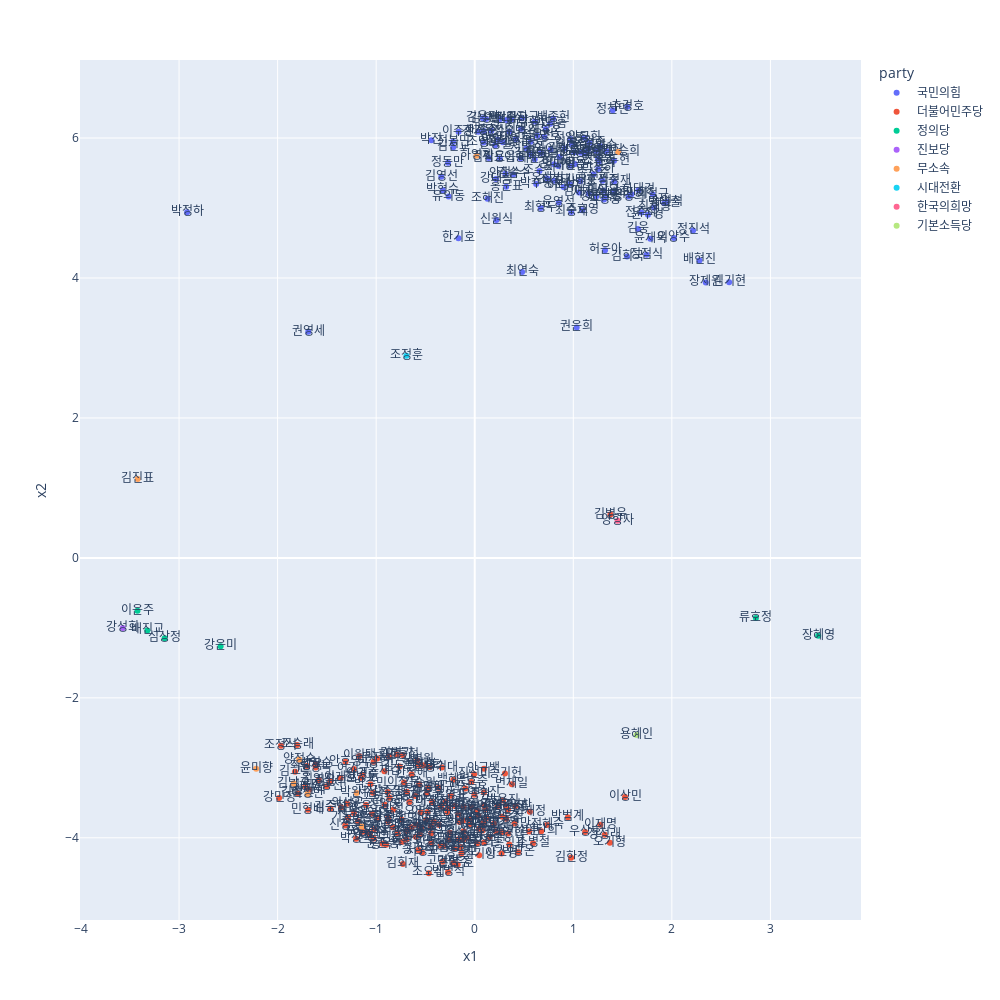

Notebook code cell kept with this figure:
### Code cell
fig = px.scatter(matrix_embedded, x="x1", y="x2", color="party", text = 'name',width=1000, height=1000)
fig.show()

### Figure 1 — Plotly figure (JSON) as saved in the notebook; plotly's stock layout.template omitted (floating-point values rounded to 4 significant figures; data arrays with more than 128 entries replaced by an {"elided": "..."} marker saying what was removed)
{"data": [{"hovertemplate": "party=국민의힘<br>x1=%{x}<br>x2=%{y}<br>name=%{text}<extra></extra>", "legendgroup": "국민의힘", "marker": {"color": "#636efa", "symbol": "circle"}, "mode": "markers+text", "name": "국민의힘", "orientation": "v", "showlegend": true, "text": ["정경희", "전주혜", "유경준", "유의동", "구자근", "엄태영", "태영호", "강대식", "강민국", "강기윤", "안철수", "안병길", "송언석", "송석준", "윤재옥", "윤두현", "윤창현", "윤주경", "윤영석", "윤한홍", "윤상현", "최재형", "최연숙", "최승재", "최춘식", "최형두", "최영희", "장동혁", "장제원", "서일준", "서정숙", "서병수", "서범수", "성일종", "조명희", "조해진", "주호영", "박형수", "박대출", "박대수", "박덕흠", "박성중", "박진", "박정하", "박정하", "박수영", "박성민", "류성걸", "권은희", "권성동", "권명호", "권영세", "지성호", "하태경", "홍문표", "홍석준", "전봉민", "신원식", "백종헌", "추경호", "배준영", "배현진", "허은아", "조수진", "조은희", "조경태", "정우택", "정동만", "정점식", "정희용", "정찬민", "정진석", "정운천", "김형동", "김태호", "김선교", "김학용", "김도읍", "김성원", "김승수", "김영선", "김정재", "김희국", "김희곤", "김용판", "김상훈", "김예지", "김석기", "김미애", "김영식", "김기현", "김웅", "한무경", "한기호", "노용호", "양금희", "유상범", "이인선", "이주환", "이철규", "이채익", "이용호", "이헌승", "이명수", "이만희", "이태규", "이달곤", "이종배", "이종성", "이용", "이양수", "임병헌", "임이자"], "type": "scatter", "x": [1.561, 1.691, 1.164, -0.2647, 0.4799, 0.8472, 0.4177, 0.2161, 1.232, 0.03627, 0.3107, 0.2079, 1.946, 1.206, 1.782, 1.413, 1.121, 1.757, 0.8532, 1.331, 0.9669, 1.82, 0.4807, 0.9796, 0.1685, 0.6698, 0.4713, 1.15, 2.344, 0.9714, 1.156, 0.5684, 0.5247, 0.9706, 0.09014, 0.1297, 1.093, -0.3232, 1.923, 0.3225, 0.7652, 1.312, -0.4397, -2.918, 1.253, 0.6232, 0.6108, 0.6726, 1.034, 1.251, 0.7066, -1.689, 0.7211, 1.661, 0.319, 1.297, -0.219, 0.2196, 0.7961, 1.549, 0.6083, 2.28, 1.322, 0.657, 1.263, 0.8073, 0.3519, -0.2715, 1.744, 0.2858, 1.401, 2.215, 0.6338, 0.5641, 1.07, -0.2179, 0.1424, 0.2541, 0.1152, 0.3905, -0.3392, 1.416, 1.545, 0.3731, 0.08298, 0.9141, 1.059, 1.231, 0.8051, 0.9868, 2.581, 1.656, 1.01, -0.1654, 1.077, 1.116, 0.735, 0.233, -0.1639, 1.807, 0.8608, 1.412, 0.26, 1.276, 1.59, 0.9016, 1.308, 0.4662, 0.09152, 1.017, 2.022, 1.336, 0.7691], "xaxis": "x", "y": [5.164, 4.935, 5.934, 5.164, 6.284, 5.602, 5.985, 5.414, 5.164, 6.09, 5.491, 5.899, 5.086, 5.481, 4.56, 5.675, 5.777, 4.905, 5.077, 5.167, 5.342, 5.008, 4.086, 4.943, 6.103, 5.0, 6.134, 5.835, 3.937, 5.604, 5.207, 5.946, 5.853, 5.986, 5.935, 5.134, 4.969, 5.253, 5.067, 6.259, 6.206, 5.12, 5.969, 4.938, 5.559, 5.343, 6.236, 5.784, 3.294, 5.699, 6.017, 3.231, 6.129, 5.254, 5.305, 5.388, 5.947, 4.829, 6.28, 6.447, 5.696, 4.252, 4.397, 5.528, 5.664, 5.39, 6.09, 5.646, 4.33, 5.94, 6.396, 4.68, 6.032, 5.771, 5.381, 5.869, 5.713, 5.711, 6.273, 5.48, 5.447, 5.379, 4.306, 6.269, 6.284, 5.851, 5.223, 5.816, 5.625, 5.91, 3.939, 4.7, 5.795, 4.568, 5.79, 6.002, 5.42, 5.976, 6.09, 5.193, 5.729, 5.234, 6.272, 5.884, 5.197, 5.302, 5.246, 5.71, 6.102, 5.628, 4.572, 5.814, 5.834], "yaxis": "y"}, {"hovertemplate": "party=더불어민주당<br>x1=%{x}<br>x2=%{y}<br>name=%{text}<extra></extra>", "legendgroup": "더불어민주당", "marker": {"color": "#EF553B", "symbol": "circle"}, "mode": "markers+text", "name": "더불어민주당", "orientation": "v", "showlegend": true, "text": {"elided": "168 str values"}, "type": "scatter", "x": {"elided": "168 float values"}, "xaxis": "x", "y": {"elided": "168 float values"}, "yaxis": "y"}, {"hovertemplate": "party=정의당<br>x1=%{x}<br>x2=%{y}<br>name=%{text}<extra></extra>", "legendgroup": "정의당", "marker": {"color": "#00cc96", "symbol": "circle"}, "mode": "markers+text", "name": "정의당", "orientation": "v", "showlegend": true, "text": ["강은미", "장혜영", "류호정", "배진교", "심상정", "이은주"], "type": "scatter", "x": [-2.579, 3.485, 2.853, -3.322, -3.146, -3.422], "xaxis": "x", "y": [-1.262, -1.113, -0.8587, -1.036, -1.147, -0.7536], "yaxis": "y"}, {"hovertemplate": "party=진보당<br>x1=%{x}<br>x2=%{y}<br>name=%{text}<extra></extra>", "legendgroup": "진보당", "marker": {"color": "#ab63fa", "symbol": "circle"}, "mode": "markers+text", "name": "진보당", "orientation": "v", "showlegend": true, "text": ["강성희"], "type": "scatter", "x": [-3.571], "xaxis": "x", "y": [-1.003], "yaxis": "y"}, {"hovertemplate": "party=무소속<br>x1=%{x}<br>x2=%{y}<br>name=%{text}<extra></extra>", "legendgroup": "무소속", "marker": {"color": "#FFA15A", "symbol": "circle"}, "mode": "markers+text", "name": "무소속", "orientation": "v", "showlegend": true, "text": ["윤관석", "윤미향", "박완주", "하영제", "황보승희", "김남국", "김진표", "양정숙", "이성만"], "type": "scatter", "x": [-1.147, -2.218, -1.198, 0.01862, 1.456, -1.837, -3.419, -1.781, -1.697], "xaxis": "x", "y": [-3.838, -3.014, -3.361, 5.746, 5.8, -3.224, 1.126, -2.882, -3.373], "yaxis": "y"}, {"hovertemplate": "party=시대전환<br>x1=%{x}<br>x2=%{y}<br>name=%{text}<extra></extra>", "legendgroup": "시대전환", "marker": {"color": "#19d3f3", "symbol": "circle"}, "mode": "markers+text", "name": "시대전환", "orientation": "v", "showlegend": true, "text": ["조정훈"], "type": "scatter", "x": [-0.693], "xaxis": "x", "y": [2.89], "yaxis": "y"}, {"hovertemplate": "party=한국의희망<br>x1=%{x}<br>x2=%{y}<br>name=%{text}<extra></extra>", "legendgroup": "한국의희망", "marker": {"color": "#FF6692", "symbol": "circle"}, "mode": "markers+text", "name": "한국의희망", "orientation": "v", "showlegend": true, "text": ["양향자"], "type": "scatter", "x": [1.449], "xaxis": "x", "y": [0.5292], "yaxis": "y"}, {"hovertemplate": "party=기본소득당<br>x1=%{x}<br>x2=%{y}<br>name=%{text}<extra></extra>", "legendgroup": "기본소득당", "marker": {"color": "#B6E880", "symbol": "circle"}, "mode": "markers+text", "name": "기본소득당", "orientation": "v", "showlegend": true, "text": ["용혜인"], "type": "scatter", "x": [1.642], "xaxis": "x", "y": [-2.531], "yaxis": "y"}], "layout": {"height": 1000, "legend": {"title": {"text": "party"}, "tracegroupgap": 0}, "margin": {"t": 60}, "width": 1000, "xaxis": {"anchor": "y", "autorange": true, "domain": [0, 1], "range": [-4.005, 3.92], "title": {"text": "x1"}, "type": "linear"}, "yaxis": {"anchor": "x", "autorange": true, "domain": [0, 1], "range": [-5.175, 7.115], "title": {"text": "x2"}, "type": "linear"}}}
